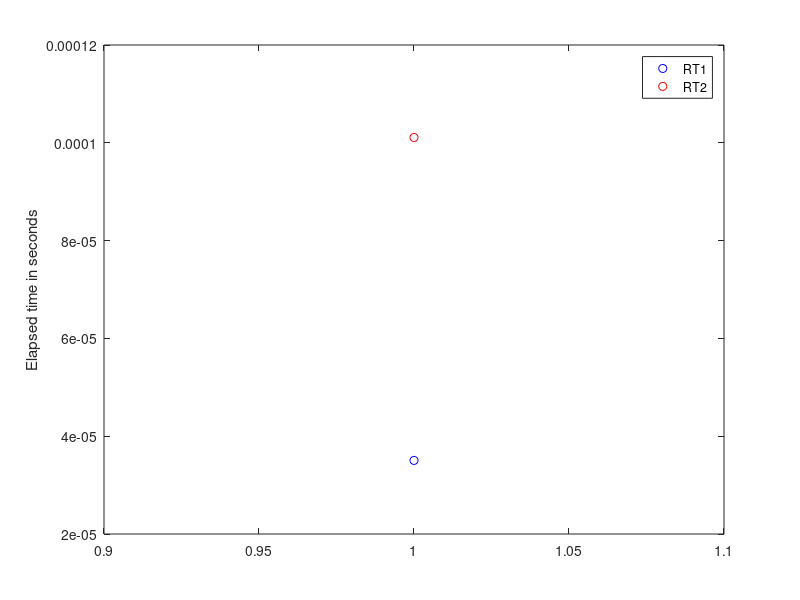

Source code (MATLAB):
% This is the script for testweek2. This script compares reaction times.

%% b
studentID = input("Please enter your studentID: ");

%% c
% Check if input is an int, if not throw error
if mod(studentID, 1) ~= 0
   error('This is not an integer. Please use numbers only');
end


%% d 
% Initialize row vector with length 10 
rowVec = zeros(1,10);

% Replace each element with table of 3 and measure time it takes to run
tic;
for i = 1:10
    rowVec(i) = i*3;
end
RT1 = toc;

%% e
x = 10;

% Count x down until 1 in steps of 1 and measure time it takes to run
tic;
while 1
    fprintf("current number is: %i\n", x);
    x = x-1;
    if x == 0
        break
    end
end
RT2 = toc;

%% f
% Prompt the user to continue by pressing a button
disp('Press a key to continue!')
pause;
    
% Define figures and plot RT1 & RT2
fig = figure();
xlim([0 2]);  
fig(1) = plot(1,RT1,"ob");
hold on
fig(2) = plot(1,RT2,"or");
legend('RT1', 'RT2', 'Location', 'NorthEast'); 
ylabel('Elapsed time in seconds');  
hold off

disp("The script is finished.");
